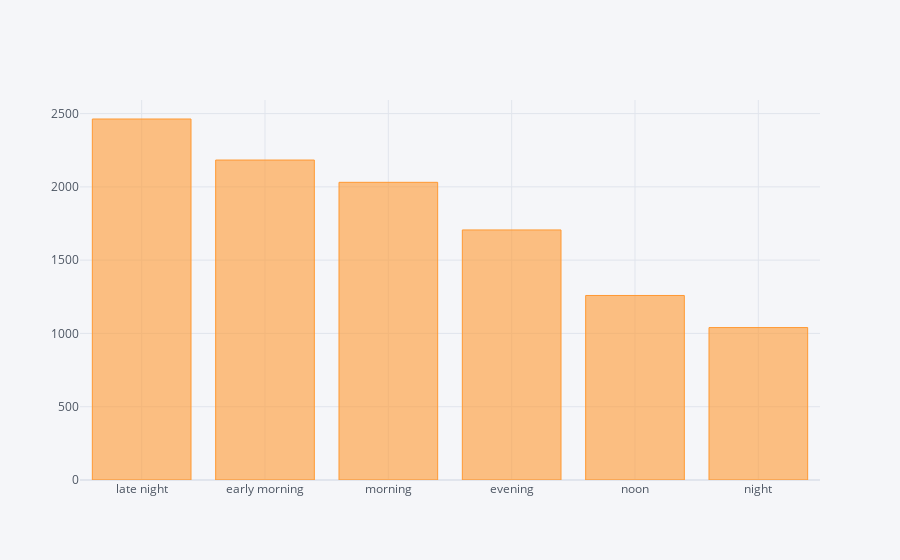

Notebook code cell kept with this figure:
### Code cell
data['Dep_Time_hours'].apply(dep_affect).value_counts().iplot(kind="bar")

### Figure 1 — Plotly figure (JSON) as saved in the notebook; plotly's stock layout.template omitted (floating-point values rounded to 4 significant figures)
{"data": [{"marker": {"color": "rgba(255, 153, 51, 0.6)", "line": {"color": "rgba(255, 153, 51, 1.0)", "width": 1}}, "name": "count", "orientation": "v", "text": "", "type": "bar", "x": ["late night", "early morning", "morning", "evening", "noon", "night"], "y": [2463, 2183, 2031, 1706, 1259, 1040]}], "layout": {"autosize": true, "legend": {"bgcolor": "#F5F6F9", "font": {"color": "#4D5663"}}, "paper_bgcolor": "#F5F6F9", "plot_bgcolor": "#F5F6F9", "title": {"font": {"color": "#4D5663"}}, "xaxis": {"autorange": true, "gridcolor": "#E1E5ED", "range": [-0.5, 5.5], "showgrid": true, "tickfont": {"color": "#4D5663"}, "title": {"font": {"color": "#4D5663"}, "text": ""}, "type": "category", "zerolinecolor": "#E1E5ED"}, "yaxis": {"autorange": true, "gridcolor": "#E1E5ED", "range": [0, 2593.0], "showgrid": true, "tickfont": {"color": "#4D5663"}, "title": {"font": {"color": "#4D5663"}, "text": ""}, "type": "linear", "zerolinecolor": "#E1E5ED"}}}
